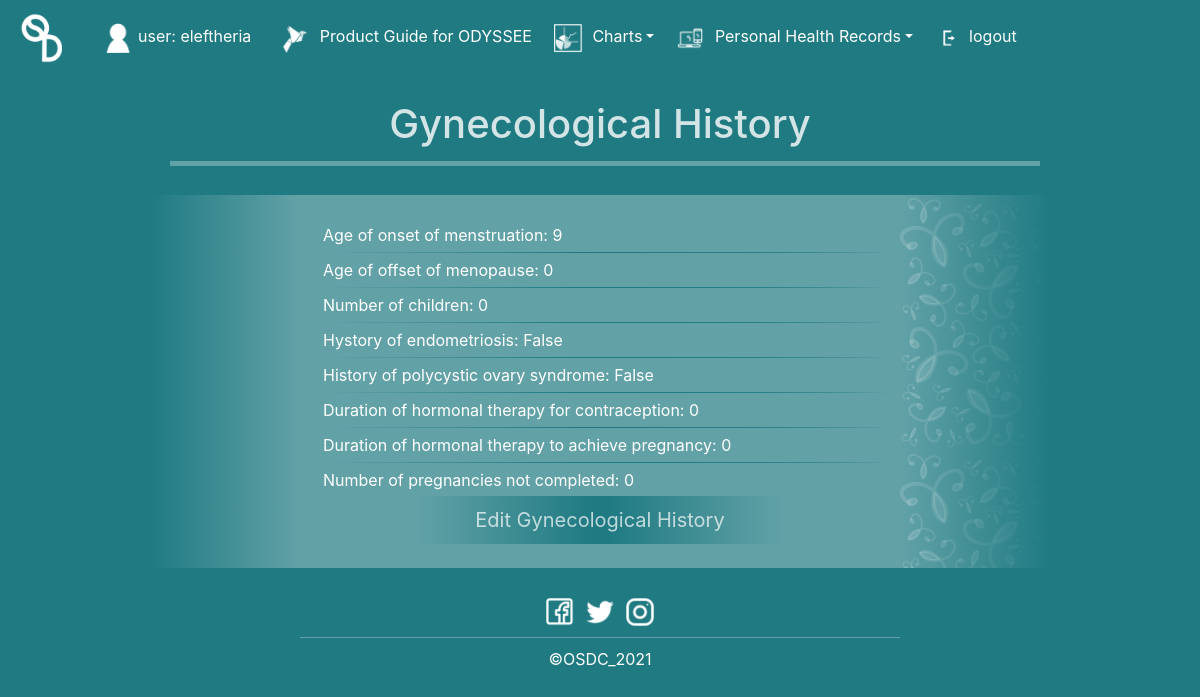
Screenshot of /ghview/ (signed in) with the database file from the repository.
### main/models.py (models this page shows, shortened)
class GynecologicalHistory(models.Model):
    user = models.ForeignKey(User, on_delete=models.CASCADE, related_name="gynecologicalhistory", null=True)
    startAge = models.IntegerField()
    endAge = models.IntegerField()
    numOfChildren = models.IntegerField()
    endometriosis = models.BooleanField()
    polycysticOvarySyndrome = models.BooleanField()
    hormonalContraceptiveTherapy = models.IntegerField()
    hormoneTherapyPregnancy = models.IntegerField()
    notCompletedPregnancies = models.IntegerField()
    dateOfUpdate = models.DateTimeField(default=datetime.now())
    class Meta:
        ordering = ['user']

### main/views.py (the view)
# urls.py: path('ghview/', views.ghview, name="ghview"),
def ghview(response):
    current_user = response.user
    return render(response, "main/ghview.html", {"current_user":current_user})

### main/templates/main/ghview.html (shortened to what this page needs)
{% extends 'main/view.html' %}
{% load static %}
{% block header %}
    <h1 class="text-white" style="opacity: 0.8;">Gynecological History</h1>
{% endblock %}
{% block content %}
			{% if current_user.gynecologicalhistory.all %}
				{% for gh in current_user.gynecologicalhistory.all %}
					<p>Age of onset of menstruation: {{gh.startAge}}</p>
                    <hr>
					<p>Age of offset of menopause: {{gh.endAge}}</p>
                    <hr>
					<p>Number of children: {{gh.numOfChildren}}</p>
                    <hr>
					<p>Hystory of endometriosis: {{gh.endometriosis}}</p>
                    <hr>
					<p>History of polycystic ovary syndrome: {{gh.polycysticOvarySyndrome}}</p>
                    <hr>
					<p>Duration of hormonal therapy for contraception: {{gh.hormonalContraceptiveTherapy}}</p>
                    <hr>
					<p>Duration of hormonal therapy to achieve pregnancy: {{gh.hormoneTherapyPregnancy}}</p>
				    <hr>
					<p>Number of pregnancies not completed: {{gh.notCompletedPregnancies}}</p>
				{% endfor %}
			{% else %}
				<div class="row justify-content-center">
					<p>Here will be presented all your gynecological history data.</p>
				</div>
			{% endif %}
{% endblock %}
{% block image %}
	url('{% static 'main/GHmt.png' %}')
{% endblock %}
{% block button %}
	Edit Gynecological History
{% endblock %}
{% block link %}
	/gh
{% endblock %}

### main/templates/main/base.html (shortened to what this page needs)
{% load static %}
<html>
<head>
    <link rel="stylesheet" href="https://stackpath.bootstrapcdn.com/bootstrap/4.3.1/css/bootstrap.min.css">
    <link rel="stylesheet" href="https://cdnjs.cloudflare.com/ajax/libs/font-awesome/4.7.0/css/font-awesome.min.css">
</head>
<body>
    <nav class="navbar navbar-expand-lg navbar-dark" style="background-color:#1f7a82; z-index:99; position:fixed; width:100%;">
        <a class="navbar-brand text-white" href="/home"><img src="{% static 'main/OSDC.png' %}" alt="LOGO" style="width:50px;"></a>
        <li class="nav-item" style="display: {% if current_user.is_authenticated %}block{% else %}none{% endif %};">
            <a class="nav-link text-white"><img src="{% static 'main/user.png' %}" alt="user" class="social-logo">user: {{current_user.username}}</a>
        </li>
        <div class="collapse navbar-collapse" id="navbarNav">
            <ul class="navbar-nav" style="font-size: 16px;">
                <li class="nav-item" style="display: {% if current_user.is_authenticated %}block{% else %}block{% endif %};">
                    <a class="nav-link text-white" href="/prg"><img src="{% static 'main/prg.png' %}" alt="DC" class="social-logo"> Product Guide for ODYSSEE</a>
                </li>
                <li class="nav-item dropdown text-white" style="display: {% if current_user.is_authenticated %}block{% else %}block{% endif %};">
                    <a class="nav-link dropdown-toggle text-white" data-toggle="dropdown" href="#"><img src="{% static 'main/charts.png' %}" alt="PD" class="social-logo"> Charts</a>
                </li>
                <li class="nav-item dropdown text-white" style="display: {% if current_user.is_authenticated %}block{% else %}none{% endif %};">
                    <a class="nav-link dropdown-toggle text-white" data-toggle="dropdown" href="#"><img src="{% static 'main/tools.png' %}" alt="PD" class="social-logo"> Personal Health Records</a>
                </li>
                <li class="nav-item" style="display: {% if current_user.is_authenticated %}block{% else %}none{% endif %};">
                    <a class="nav-link text-white" href="/logout"><img src="{% static 'main/Lo.png' %}" alt="logout" class="social-logo">logout</a>
                </li>
            </ul>
        </div>
    </nav>
	<div id="content" name="content">
        <div class="row justify-content-center m-0">
            <div style="margin-top: 100px;">
                {% block header %}
                {% endblock %}
            </div>
        </div>
        <div class="row justify-content-center m-0" id="main" style="padding-top: {% block hr-padding %}{% endblock %};">
                <div  class="col-9">
                    <hr style="height:5px; background-image:linear-gradient(90deg, #62a2a7, #62a2a7); display: {% block hr %}{% endblock %};">
                </div>
        </div>
        <div class="row justify-content-center m-0">
            <br>
        </div>
        <div class="row justify-content-center m-0">
                <div  class="col-9" style="background-color:#62a2a7;">
                    <div class="text-white">
                        <div class="row justify-content-center">
                            {% block view %}
                            {% endblock %}
                        </div>
                    </div>
                </div>
        </div>
        <div class="row justify-content-center m-0">
            <br>
        </div>
        <div id="footer" name="footer" class="footer m-0 p-0" style="padding-top: 10px;">
                <div class="col-12">
                    <div class="row justify-content-center">
                        <div class="col social">
                            <a href="#"><img src="{% static 'main/facebook.png' %}" alt="facebook" class="social-logo"></a>
                        </div>
                        <div class="col social">
                            <a href="#"><img src="{% static 'main/twitter.png' %}" alt="twitter" class="social-logo"></a>
                        </div>
                        <div class="col social">
                            <a href="#"><img src="{% static 'main/instagram.png' %}" alt="instagram" class="social-logo"></a>
                        </div>
                    </div>
                <div class="row justify-content-center">
                    <hr style="background-image:linear-gradient(90deg, #62a2a7, #62a2a7); width: 50%;">
                    <div class="col-12 p-0">
                        <div class="text text-white">
                            <p>&copy;OSDC_2021</p>
                        </div>
                    </div>
                </div>
            </div>
        </div>
	</div>
</body>
</html>

### main/templates/main/base.html (style rules this page uses)
html { scroll-behavior: smooth; background-color: red; margin: 0px; padding: 0px; }
body { top: 0px; left: 0px; overflow-x: hidden; width: 100%; min-height:100%; margin: 0px; padding: 0px; background-color:#1f7a82; position: absolute; }
p { margin-bottom:0.25rem; margin-top:0.25rem; padding-left:0.5rem; padding-right:0.5rem; }
hr { width: 100%; height:1px; border-width:0; margin:5px; background-image:linear-gradient(90deg, #62a2a7, #1f7a82, 90%, #62a2a7); }
.text { text-align: center; vertical-align: middle; height: 100%; width: 100%; padding: 0px; margin: 0px; }
.social { padding: 0px; max-width: 40px; }
.social-logo { width:30px; margin: 5px; }
.footer { width: 100%; }
* { padding: 0; margin: 0; }

### rows the page displays
GynecologicalHistory: startAge "9", endAge "0", numOfChildren "0", endometriosis "False", polycysticOvarySyndrome "False", hormonalContraceptiveTherapy "0", hormoneTherapyPregnancy "0", notCompletedPregnancies "0"

### other values shown
{{ current_user.username }} "eleftheria"
